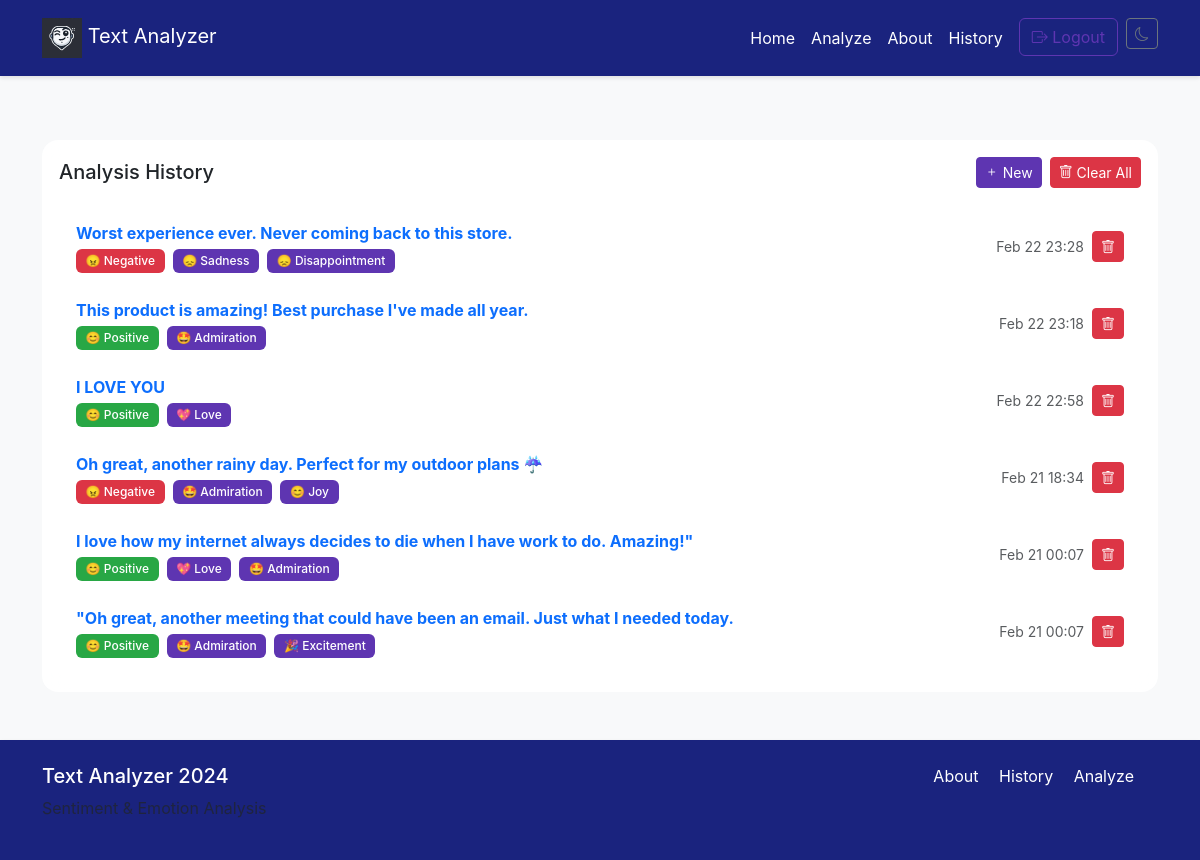
The page /history (signed in) on the database its author committed.
### app.py (models this page shows)
class AnalysisHistory(db.Model):
    id = db.Column(db.Integer, primary_key=True)
    text = db.Column(db.Text, nullable=False)
    results = db.Column(db.JSON, nullable=False)
    user_id = db.Column(db.Integer, db.ForeignKey('user.id'), nullable=False)
    timestamp = db.Column(db.DateTime, default=lambda: datetime.now(timezone.utc), nullable=False)

### app.py (the view)
@app.route('/history')
def history():
    if current_user.is_authenticated:
        analyses = AnalysisHistory.query.filter_by(user_id=current_user.id).order_by(AnalysisHistory.timestamp.desc()).all()
    else:
        analyses = []  # Empty list for non-logged-in users
    return render_template('history.html', analyses=analyses)

### app.py (called while the page is built)
@login_manager.user_loader
def load_user(user_id):
    return db.session.get(User, int(user_id))

### templates/history.html (shortened to what this page needs)
{% extends "base.html" %}
{% block content %}
<div class="card bg-glass">
    <div class="card-body">
        <div class="d-flex align-items-center gap-3 mb-4">
            <h2 class="h5 mb-0">Analysis History</h2>
            <div class="ms-auto d-flex gap-2">
                <a href="/analysis" class="btn btn-primary btn-sm">
                    <i class="bi bi-plus"></i> New
                </a>
                <form method="POST" action="/clear_history">
                    <button type="submit" class="btn btn-danger btn-sm" onclick="return confirm('Delete ALL history?')">
                        <i class="bi bi-trash"></i> Clear All
                    </button>
                </form>
            </div>
        </div>
        {% if current_user.is_authenticated %}
            {% if analyses %}
            <div class="list-group">
                {% for analysis in analyses %}
                <div class="list-group-item history-entry hover-shadow">
                    <div class="d-flex justify-content-between align-items-center">
                        <div class="w-75">
                            <a href="{{ url_for('analysis_detail', analysis_id=analysis.id) }}" class="text-decoration-none">
                                <p class="mb-1 fw-bold text-primary">{{ analysis.text|truncate(80) }}</p>
                            </a>
                            <div class="d-flex gap-2 flex-wrap">
                                <span class="badge
                                    {% if analysis.results.sentiment.label == 'positive' %}bg-success
                                    {% elif analysis.results.sentiment.label == 'negative' %}bg-danger
                                    {% else %}bg-primary{% endif %}">
                                    {{ analysis.results.sentiment.emoji }}
                                    {{ analysis.results.sentiment.label|title }}
                                </span>
                                {% for emotion in analysis.results.emotions[:2] %}
                                <span class="badge bg-purple">
                                    {{ emotion.emoji }} {{ emotion.label|title }}
                                </span>
                                {% endfor %}
                            </div>
                        </div>
                        <div class="text-end">
                            <div class="d-flex align-items-center gap-2">
                                <small class="text-muted">
                                    {{ analysis.timestamp.strftime('%b %d %H:%M') }}
                                </small>
                                <form method="POST" action="{{ url_for('delete_analysis', analysis_id=analysis.id) }}">
                                    <button type="submit" class="btn btn-danger btn-sm"
                                            onclick="return confirm('Delete this analysis?')">
                                        <i class="bi bi-trash"></i>
                                    </button>
                                </form>
                            </div>
                        </div>
                    </div>
                </div>
                {% endfor %}
            </div>
            {% else %}
            <div class="text-center py-5">
                <i class="bi bi-clock-history display-4 text-muted"></i>
                <h3 class="h5 mt-3">No Analysis History</h3>
                <p class="text-muted">Analyze text to see results here</p>
            </div>
            {% endif %}
        {% endif %}
    </div>
</div>
{% endblock %}

### templates/base.html (shortened to what this page needs)
<!DOCTYPE html>
<html lang="en" data-bs-theme="{{ 'dark' if request.cookies.get('theme') == 'dark' else 'light' }}">
<head>
    <link href="https://cdn.jsdelivr.net/npm/bootstrap@5.3.0/dist/css/bootstrap.min.css" rel="stylesheet">
    <link rel="stylesheet" href="{{ url_for('static', filename='css/style.css') }}">
    <link rel="stylesheet" href="https://cdn.jsdelivr.net/npm/bootstrap-icons@1.11.0/font/bootstrap-icons.css">
</head>
<body class="d-flex flex-column min-vh-100">
    <nav class="navbar navbar-expand-lg">
        <div class="container">
            <a class="navbar-brand" href="/">
                <img src="{{ url_for('static', filename='logo.svg') }}" class="logo" alt="Logo">
                Text Analyzer
            </a>
            <div class="collapse navbar-collapse" id="navbarNav">
                <ul class="navbar-nav ms-auto">
                    <li class="nav-item"><a class="nav-link" href="/">Home</a></li>
                    <li class="nav-item"><a class="nav-link" href="/analysis">Analyze</a></li>
                    <li class="nav-item"><a class="nav-link" href="/about">About</a></li>
                    <li class="nav-item"><a class="nav-link" href="/history">History</a></li>
                    {% if current_user.is_authenticated %}
                        <li class="nav-item">
                            <a class="btn btn-outline-primary ms-2" href="/logout">
                                <i class="bi bi-box-arrow-right"></i> Logout
                            </a>
                        </li>
                    {% else %}
                        <li class="nav-item">
                            <a class="btn btn-primary ms-2" href="/login">
                                <i class="bi bi-box-arrow-in-right"></i> Login
                            </a>
                        </li>
                    {% endif %}
                    <li class="nav-item ms-2">
                        <button id="theme-toggle" class="btn btn-sm btn-outline-secondary">
                            <i class="bi" id="theme-icon"></i>
                        </button>
                    </li>
                </ul>
            </div>
        </div>
    </nav>
    <main class="container my-5 flex-grow-1">
        {% block content %}{% endblock %}
    </main>
    <footer class="navbar navbar-dark mt-auto py-4">
        <div class="container">
            <div class="row w-100">
                <div class="col-md-6">
                    <h5 class="text-white">Text Analyzer 2024</h5>
                    <p class="text-muted">Sentiment & Emotion Analysis</p>
                </div>
                <div class="col-md-6 text-end">
                    <a href="/about" class="text-white text-decoration-none me-3">About</a>
                    <a href="/history" class="text-white text-decoration-none me-3">History</a>
                    <a href="/analysis" class="text-white text-decoration-none">Analyze</a>
                </div>
            </div>
        </div>
    </footer>
</body>
</html>

### static/css/style.css (style rules this page uses)
:root { --primary: #5E35B1; --primary-hover: #4527A0; --secondary: #6c757d; --light: #f8f9fa; --dark: #212529; --navbar-bg: #1A237E; --navbar-text: #ffffff; --success: #28a745; --danger: #dc3545; --transition: all 0.3s cubic-bezier(0.4, 0, 0.2, 1); }
body { background-color: var(--light); color: var(--dark); font-family: 'Inter', system-ui, -apple-system, sans-serif; min-height: 100vh; display: flex; flex-direction: column; }
.navbar { background-color: var(--navbar-bg) !important; padding: 0.8rem 1.5rem; box-shadow: var(--shadow-sm); backdrop-filter: blur(8px); }
.navbar-brand, .nav-link { color: var(--navbar-text) !important; }
.btn-primary { background: var(--primary); border-color: var(--primary); transition: var(--transition); }
.btn-outline-primary { color: var(--primary); border-color: var(--primary); }
.card { border: none; border-radius: 1rem; box-shadow: var(--shadow-md); background: var(--light); transition: var(--transition); }
.bg-glass { background: rgba(255, 255, 255, 0.9); backdrop-filter: blur(12px) saturate(180%); border: 1px solid rgba(255, 255, 255, 0.2); }
.badge { padding: 0.5em 0.8em; border-radius: 6px; font-weight: 500; }
.bg-purple { background-color: var(--primary) !important; }
.bg-success { background-color: var(--success) !important; }
.bg-danger { background-color: var(--danger) !important; }
.history-entry { transition: var(--transition); border-radius: 12px; margin-bottom: 0.5rem; border: 1px solid transparent; }
.logo { width: 40px; height: 40px; transition: transform 0.3s ease; }
.navbar { background-color: var(--navbar-bg) !important; box-shadow: 0 2px 4px rgba(0,0,0,0.1); }
.btn-primary { transition: var(--transition) !important; transform: scale(1); }

### rows shown on the page
AnalysisHistory: text "Worst experience ever. Never coming back to this store.", results.sentiment.emoji "😠", results.sentiment.label "Negative", emoji "😞" "😞", label "Sadness" "Disappointment", timestamp "Feb 22 23:28"
AnalysisHistory: text "This product is amazing! Best purchase I've made all year.", results.sentiment.emoji "😊", results.sentiment.label "Positive", emoji "🤩", label "Admiration", timestamp "Feb 22 23:18"
AnalysisHistory: text "I LOVE YOU", results.sentiment.emoji "😊", results.sentiment.label "Positive", emoji "💖", label "Love", timestamp "Feb 22 22:58"
AnalysisHistory: text "Oh great, another rainy day. Perfect for my outdoor plans ☔", results.sentiment.emoji "😠", results.sentiment.label "Negative", emoji "🤩" "😊", label "Admiration" "Joy", timestamp "Feb 21 18:34"
AnalysisHistory: text "I love how my internet always decides to die when I have work to do. Amazing!\"", results.sentiment.emoji "😊", results.sentiment.label "Positive", emoji "💖" "🤩", label "Love" "Admiration", timestamp "Feb 21 00:07"
AnalysisHistory: text "\"Oh great, another meeting that could have been an email. Just what I needed today.", results.sentiment.emoji "😊", results.sentiment.label "Positive", emoji "🤩" "🎉", label "Admiration" "Excitement", timestamp "Feb 21 00:07"
